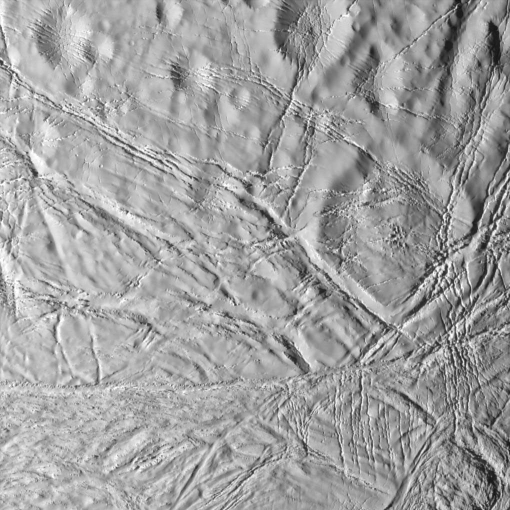
#> input picture mosaic_1.jpg, 1020 x 1020 px, found by its file name (shown at 1/2 size)
$ python 'crack detection.py'
#> lines starting #> are read from the running program, lines starting #| are printed output that depends on the picture; after the words box and inside, x2 and y2 are one past the last pixel; in counts of white or black regions, pixels touching at a corner belong together
import cv2
import numpy as np
import matplotlib.pyplot as plt

image_path = r"C:\users\abhyu\Downloads\mosaic_1.jpg"  #replace
img = cv2.imread(image_path, cv2.IMREAD_COLOR)
#> img is the input picture: shape (1020, 1020, 3); min 9, max 255, mean 160.1

#grayscaling
gray = cv2.cvtColor(img, cv2.COLOR_BGR2GRAY)

#contrast
clahe = cv2.createCLAHE(clipLimit=60.0, tileGridSize=(10, 10))
enhanced = clahe.apply(gray)
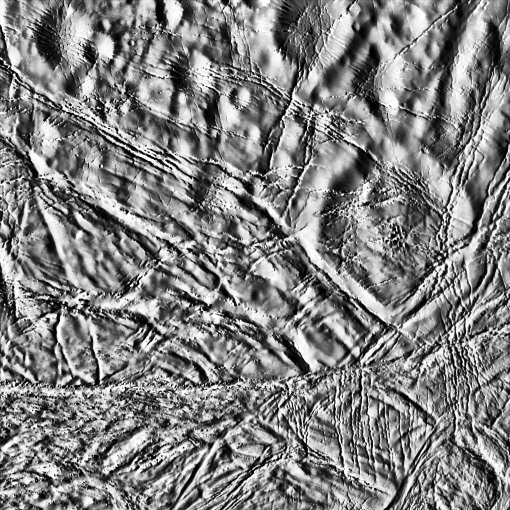
#> enhanced: shape (1020, 1020) (shown at 1/2 size); min 0, max 255, mean 128.8

blurred = cv2.GaussianBlur(enhanced, (1, 1), 0)
edges = cv2.Canny(blurred, 30, 100)
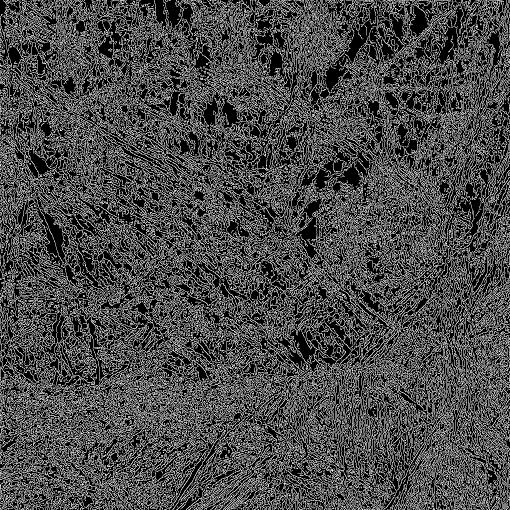
#> edges: shape (1020, 1020) (shown at 1/2 size); 29.2% white in thin lines or dots

#edge detection
edges = cv2.Canny(enhanced, threshold1=300, threshold2=450)
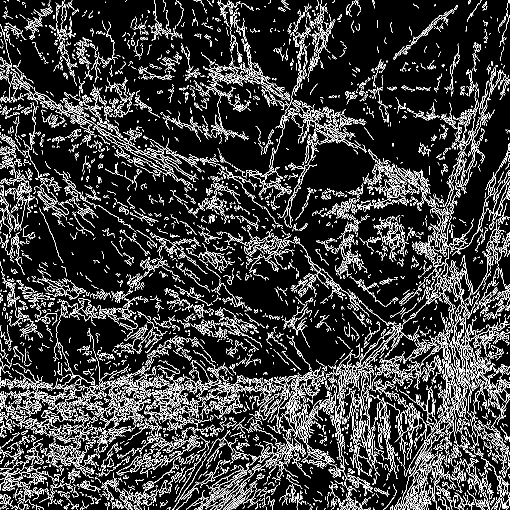
#> edges: shape (1020, 1020) (shown at 1/2 size); 14.2% white in thin lines or dots
kernel = np.ones((3, 3), np.uint8)


#noise reduction
kernel = np.ones((3, 3), np.uint8)
edges_clean = cv2.morphologyEx(edges, cv2.MORPH_CLOSE, kernel)
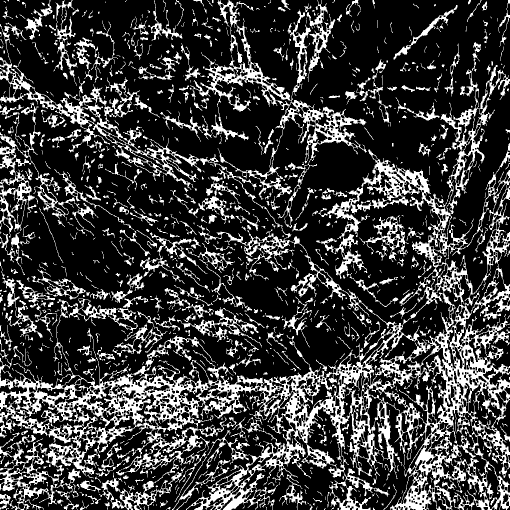
#> edges_clean: shape (1020, 1020) (shown at 1/2 size); 23.8% white; 920 white regions (489 under 20 px), largest, box (x1, y1, x2, y2) and area: (0, 45, 1020, 1020) 154237, (381, 0, 734, 456) 16940, (0, 205, 197, 475) 6584
edges_clean = cv2.morphologyEx(edges_clean, cv2.MORPH_OPEN, kernel)
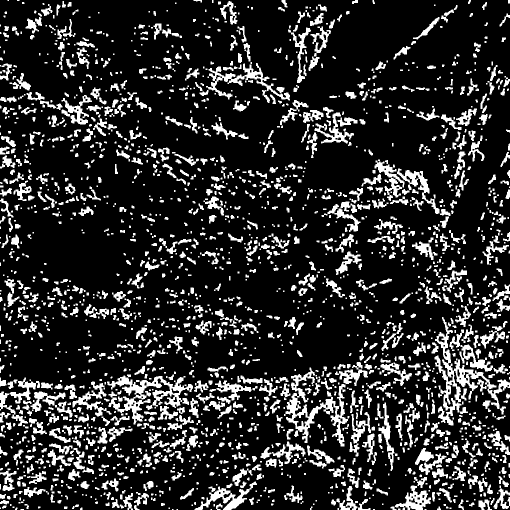
#> edges_clean: shape (1020, 1020) (shown at 1/2 size); 17.6% white; 2354 white regions (911 under 20 px), largest, box (x1, y1, x2, y2) and area: (869, 634, 1020, 851) 5866, (214, 751, 386, 849) 5124, (568, 735, 696, 893) 5095

#line detection
lines = cv2.HoughLinesP(edges_clean, 1, np.pi / 180, threshold=150, minLineLength=10, maxLineGap=10)
crack_lines = np.zeros_like(gray)

if lines is not None:
    for line in lines:
        x1, y1, x2, y2 = line[0]
        cv2.line(crack_lines, (x1, y1), (x2, y2), 255, 2)
#> this loop made 3542 passes
#> (x1, y1, x2, y2) on passes 1 to 3: (828, 734, 840, 733), (586, 758, 639, 754), (139, 795, 313, 780)
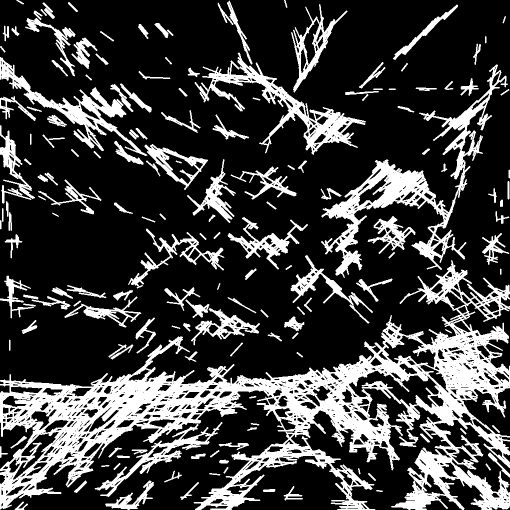
#> crack_lines: shape (1020, 1020) (shown at 1/2 size); 24.2% white; 166 white regions, largest, box (x1, y1, x2, y2) and area: (0, 520, 1020, 1020) 133807, (642, 129, 1016, 556) 23156, (389, 105, 732, 310) 12093

#monochromatic conversion
_, mono = cv2.threshold(crack_lines, 200, 255, cv2.THRESH_BINARY)


#saving and outputting
cv2.imwrite("cracks_output_b1.png", mono)

plt.figure(figsize=(10, 5))
plt.subplot(1, 3, 1)
plt.title("Original")
plt.imshow(cv2.cvtColor(img, cv2.COLOR_BGR2RGB))
plt.axis('off')

plt.subplot(1, 3, 2)
plt.title("Detected Cracks")
plt.imshow(mono, cmap='gray')
plt.axis('off')

plt.subplot(1, 3, 3)
plt.title("Edges")
plt.imshow(edges, cmap='gray')
plt.axis('off')


plt.tight_layout()
plt.show()

$ run again, with cracks-grid.jpg copied over mosaic_1.jpg
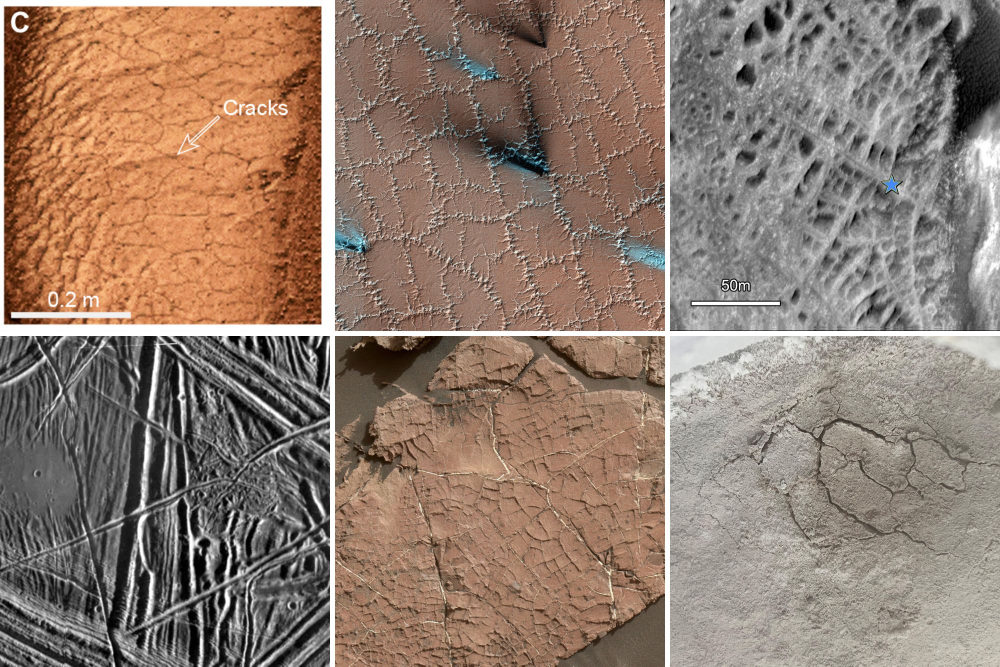
#> input picture cracks-grid.jpg, 2000 x 1333 px, found by its file name (shown at 1/2 size)
#> img is the input picture: shape (1333, 2000, 3); mean B, G, R 111.1, 124.8, 145.4
#> `edges = cv2.Canny(blurred, 30, 100)`:
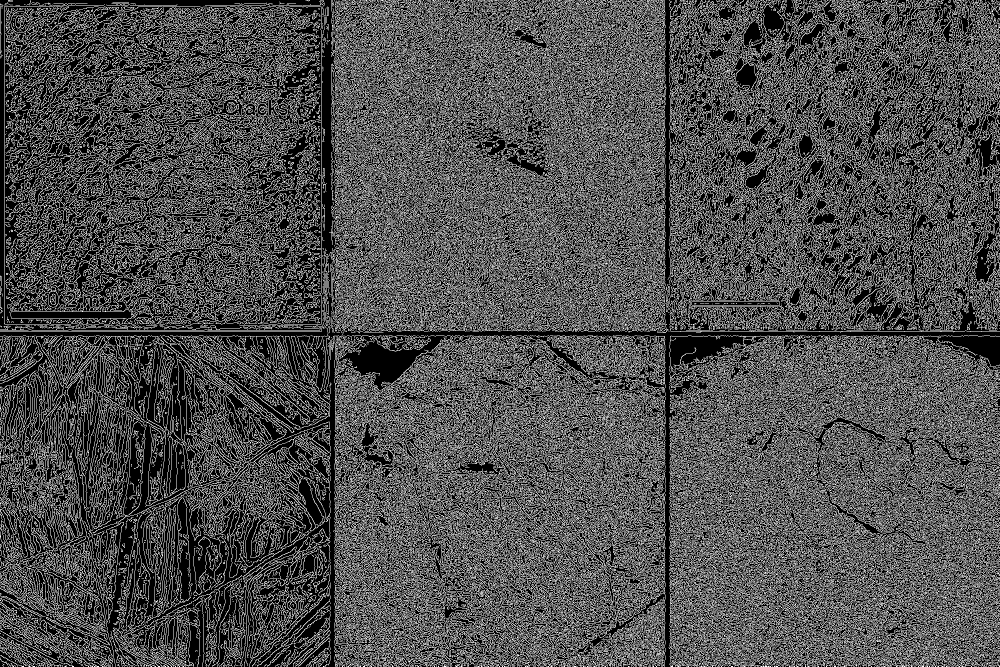
#> edges: shape (1333, 2000) (shown at 1/2 size); 31.1% white in thin lines or dots
#> the loop `for line in lines:` made 8423 passes
#> (x1, y1, x2, y2) on passes 1 to 3: (1413, 767, 1978, 1332), (1414, 780, 1966, 1332), (1416, 837, 1911, 1332)
#> `plt.show()`:
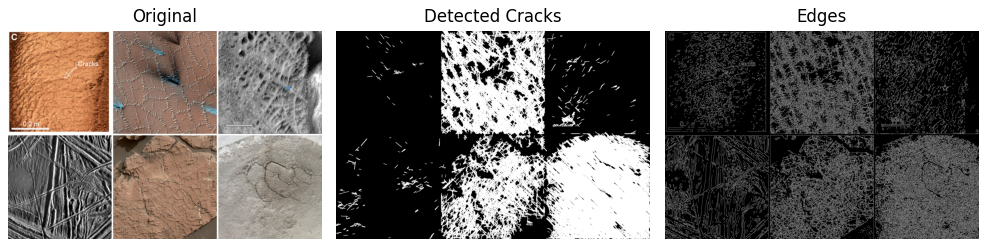
#> figure drawn by matplotlib, 3 panels

$ run again, with mosaic_2.png saved as mosaic_1.jpg
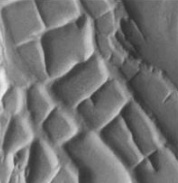
#> input picture mosaic_2.png, 178 x 183 px, found by its file name
#> img is the input picture: shape (183, 178, 3); min 45, max 239, mean 114.6
#> `edges = cv2.Canny(blurred, 30, 100)`:
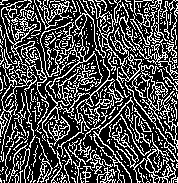
#> edges: shape (183, 178); 30.4% white in thin lines or dots
#> `edges_clean = cv2.morphologyEx(edges_clean, cv2.MORPH_OPEN, kernel)`:
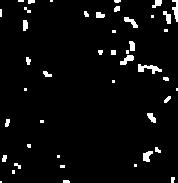
#> edges_clean: shape (183, 178); 4.1% white; 45 white regions (18 under 20 px), largest, box (x1, y1, x2, y2) and area: (138, 64, 162, 74) 120, (172, 0, 178, 22) 78, (120, 55, 134, 65) 77
#> lines = None
#> crack_lines: shape (183, 178); every value is 0
